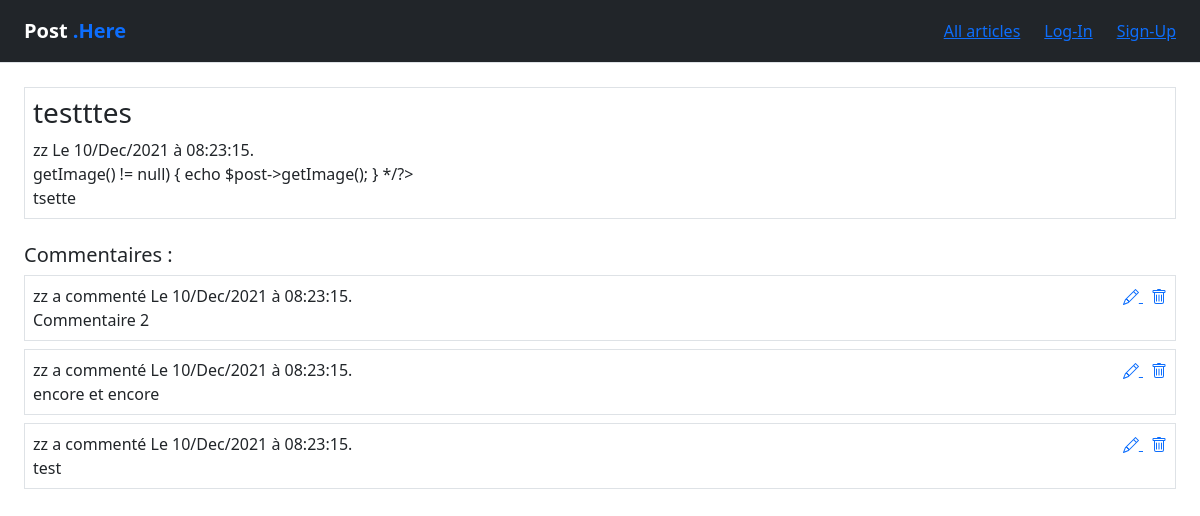
Screenshot of /post/2 with the database file from the repository.
### tables this page shows
CREATE TABLE `posts` (
  `id` int(11) NOT NULL,
  `title` varchar(255) NOT NULL,
  `image` longblob DEFAULT NULL,
  `content` text NOT NULL,
  `author_id` int(11) NOT NULL,
  `created_at` timestamp NOT NULL DEFAULT current_timestamp(),
  `modified_at` timestamp NULL DEFAULT NULL
);

CREATE TABLE `users` (
  `id` int(11) NOT NULL,
  `name` varchar(255) NOT NULL,
  `first_name` varchar(255) NOT NULL,
  `email` varchar(255) NOT NULL,
  `password` varchar(255) NOT NULL,
  `admin` tinyint(1) NOT NULL,
  `created_at` timestamp NOT NULL DEFAULT current_timestamp()
);

CREATE TABLE `commentaires` (
  `id` int(11) NOT NULL,
  `content` varchar(255) NOT NULL,
  `post_id` int(11) NOT NULL,
  `author_id` int(11) NOT NULL,
  `created_at` timestamp NOT NULL DEFAULT current_timestamp() ON UPDATE current_timestamp(),
  `modified_at` timestamp NOT NULL DEFAULT '0000-00-00 00:00:00'
);

### src/controllers/PostController.php (called while the page is built, shortened)
<?php
class PostController extends BaseController
{
    public function executeShowPost()
    {
        $postManager = new PostManager(PDOFactory::getMysqlConnection());
        $post = $postManager->getPostById($this->params['id']);
        $commentManager = new CommentManager(PDOFactory::getMysqlConnection());
        $allComment = $commentManager->getAllComments($this->params['id']);
        $userManager = new UserManager(PDOFactory::getMysqlConnection());
        $this->render(
            'post.php',
            [
                'post' => $post,
                'userManager' => $userManager,
                'comments' => $allComment
            ],
            $post->getTitle()
        );
    }
}

### src/config/routes/Router.php (called while the page is built, shortened)
<?php
class Router
{
    public function getController()
    {
        $xml = new DOMDocument();
        $xml->load(__DIR__ .'/routes.xml');
        $routes = $xml->getElementsByTagName('route');
        isset($_GET['path']) ? $path = strtolower(htmlspecialchars($_GET['path'])) : $path = '/';
        foreach ($routes as $route) {
            if ($path === $route->getAttribute('path')) {
                $action = $route->getAttribute('action');
                $params = [];
                if ($route->hasAttribute('params')) {
                    $paramsArray = explode(',', $route->getAttribute('params'));
                    foreach ($paramsArray as $param) {
                        $params[$param] = $_GET[$param];
                    }
                }
                return new $controllerClass($action, $params);
            }
        }
       return new ErrorController('error404');
    }
}

### index.php (called while the page is built, shortened)
<?php
$router = new \App\config\routes\Router();
$router->getController();
?>

### src/config/factories/PDOFactory.php (called while the page is built, shortened)
<?php
class PDOFactory{
    public static function getMysqlConnection(): PDO{
        return new PDO('mysql:host=db;dbname=posthere', 'root', 'example');
    }
}

### src/models/BaseManager.php (called while the page is built, shortened)
<?php
abstract class BaseManager
{
    public function __construct($pdo)
    {
        $this->pdo = $pdo;
    }
}

### src/models/PostManager.php (called while the page is built, shortened)
<?php
class PostManager extends BaseManager
{
    public function getPostById(int $id): Post
    {
        $search = $this->pdo->prepare('SELECT * FROM posts WHERE id = ?');
        $search->execute(array($id));
        $search->setFetchMode(\PDO::FETCH_CLASS, Post::class);
        $post = $search->fetch();
        return $post;
    }
}

### src/entity/Post.php (called while the page is built, shortened)
<?php
class Post {
    private string $title;
    private string $content;
    private string $author_id;
    private string $created_at;
    public function getTitle(){
        return $this->title;
    }
    public function getContent(){
        return $this->content;
    }
    public function getAuthorId(){
        return $this->author_id;
    }
    public function getCreatedAt(){
        return date($this->created_at);
    }
}

### src/models/UserManager.php (called while the page is built, shortened)
<?php
class UserManager extends BaseManager
{
    public function getUserById(int $id): User
    {
        $search = $this->pdo->prepare('SELECT * FROM users WHERE id = ?');
        $search->execute(array($id));
        $search->setFetchMode(\PDO::FETCH_CLASS, User::class);
        $user = $search->fetch();
        return $user;
    }
}

### src/entity/User.php (called while the page is built, shortened)
<?php
class User {
    private string $first_name;
    public function getFirstName(){
        return $this->first_name;
    }
}

### src/models/CommentManager.php (called while the page is built, shortened)
<?php
class CommentManager extends BaseManager
{
    public function getAllComments(int $post_id): array
    {
        $query = $this->pdo->prepare('SELECT * FROM commentaires WHERE post_id = ?');
        $query->execute(array($post_id));
        return $query->fetchAll(\PDO::FETCH_CLASS, Comment::class);
    }
}

### src/entity/Comment.php (called while the page is built, shortened)
<?php
class Comment {
    private int $id;
    private string $content;
    public function getId()
    {
        return $this->id;
    }
    public function getContent(){
        return $this->content;
    }
}

### src/views/Frontend/post.php (the view, shortened to what this page needs)
<div class="m-4 border p-2">
    <div class="d-flex justify-content-between">
        <div>
            <h3><?= $post->getTitle() ?></h3>
            <div>
                <span><?= $userManager->getUserById($post->getAuthorId())->getFirstName(); ?></span>
                <span><?= date('\L\e\ d/M/Y \à\ H:i:s.', strtotime($post->getCreatedAt())) ?></span>
            </div>
        </div>
    </div>
    <?php/* if($post->getImage() != null) {
        echo $post->getImage();
    } */?>
    <div><?= $post->getContent() ?></div>
</div>
<div class="px-4">
    <h5>Commentaires :</h5>
    <?php foreach($comments as $comment) { ?>
        <div class="border mb-2 p-2">
            <div>
                <div class="d-flex justify-content-between">
                    <?= $userManager->getUserById($post->getAuthorId())->getFirstName() .' a commenté '; ?>
                    <?= date('\L\e\ d/M/Y \à\ H:i:s.', strtotime($post->getCreatedAt())) ?>
                    <div>
                        <?= '<a href="/updatecomment/' . $comment->getId() . '">'; ?>
                        </a>
                        <?= '<a href="/deletecomment/' . $comment->getId() . '">'; ?>
                        </a>
                    </div>
                </div>
            </div>
            <?= substr($comment->getContent(), 0, 255) ?>
        </div>
    <?php } ?>
</div>

### rows the page displays
posts: title "testttes", author.first_name "zz", created_at "Le 10/Dec/2021 à 08:23:15.", content "tsette"
commentaires: post.first_name "zz", post.created_at "Le 10/Dec/2021 à 08:23:15.", content "Commentaire 2"
commentaires: post.first_name "zz", post.created_at "Le 10/Dec/2021 à 08:23:15.", content "encore et encore"
commentaires: post.first_name "zz", post.created_at "Le 10/Dec/2021 à 08:23:15.", content "test"
